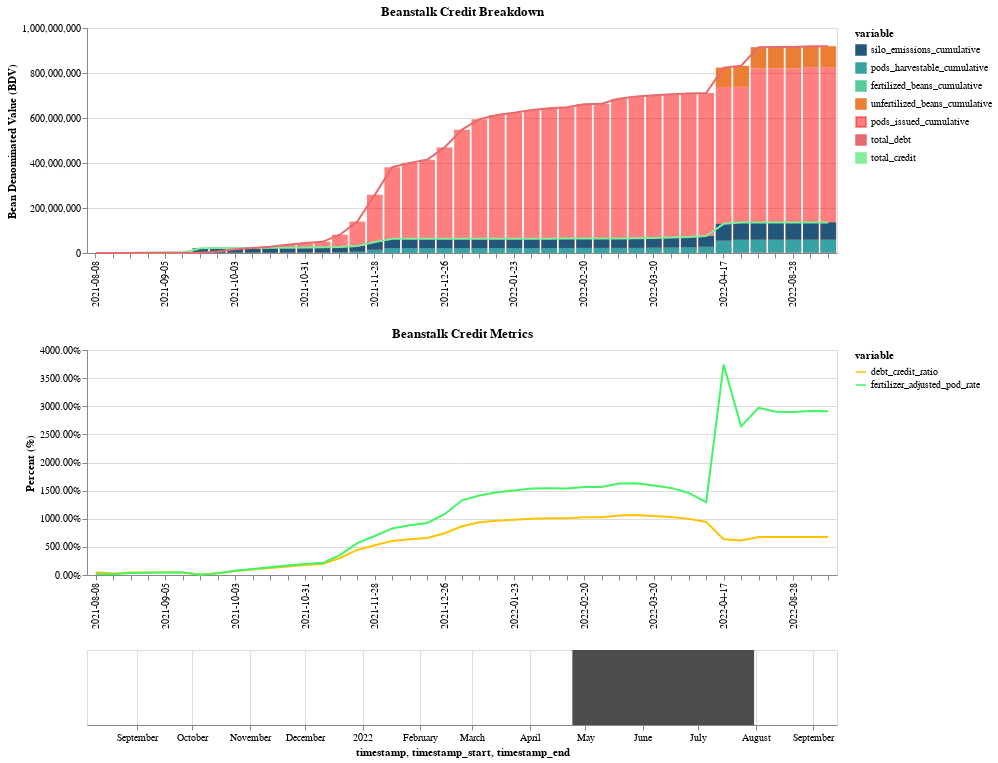

Notebook source saved alongside this figure:
### Code cell
# alt.data_transformers.disable_max_rows()


brush = alt.selection_interval(name="brush", encodings=['x'])
dropdown = alt.binding_select(options=['ym', 'ymd'], name='Aggregation Level')
selection = alt.selection_single(name="agglevel", fields=['AggLevel'], bind=dropdown, init={"AggLevel": 'ymd'})
selection_rule = alt.selection_single(
    fields=['tstamp'], nearest=True, on='mouseover', empty='none', clear='mouseout'
)
colors = {
    'fertilized_beans_cumulative': '#57cc99', # green   
    'unfertilized_beans_cumulative': "#eb7d34", # orange 
    'pods_harvestable_cumulative': '#38a3a5', # mid blue 
    'silo_emissions_cumulative': '#22577a', # navy blue 
    'pods_issued_cumulative': 'rgba(255, 0, 0, 0.5)', # transparent red  
    'total_debt': '#e56b6f', # pastel red 
    'total_credit': '#80ed99', # mint green 
    'debt_credit_ratio': '#ffc300', # gold 
    'fertilizer_adjusted_pod_rate': '#42f563' # green idk 
}
format_decimal = ",d"
format_percent = ".2%"
tooltip_formats = {
    'fertilized_beans_cumulative': format_decimal,
    'unfertilized_beans_cumulative': format_decimal,
    'pods_harvestable_cumulative': format_decimal,
    'silo_emissions_cumulative': format_decimal,
    'pods_issued_cumulative': format_decimal,
    'total_debt': format_decimal,
    'total_credit': format_decimal,
    'debt_credit_ratio': format_percent, 
    'fertilizer_adjusted_pod_rate': format_percent,
}
assert set(colors.keys()) == set(metrics)
assert set(tooltip_formats.keys()) == set(metrics)

# ngl I popped off on this one 
stack_order_expr = (
    # creates numeric stack order key encoding both x position and order of stacked area labels into single value 
    ' '.join(
        [
            f"datum.variable === '{m}' ? {i} : " 
            for i, m in enumerate(reversed(metrics))
        ]
    ) 
    + str(len(metrics))
)
stack_order_expr = f'time(datum.tstamp) + ({stack_order_expr})'

base = alt.Chart(source).properties(
    height=225, width=750
).transform_filter(
    brush 
).transform_timeunit(
    ymd="yearmonthdate(timestamp)", 
    ym="yearmonth(timestamp)", 
).transform_calculate(
    tstamp="datum[agglevel.AggLevel]", 
).transform_aggregate(
    groupby=["tstamp", 'variable'], 
    rvalue='max(value)'
).transform_calculate(
    stack_order=stack_order_expr, 
).encode(
    x=alt.X(
        "tstamp:O", 
        axis=alt.Axis(
            formatType="time", 
            labelExpr="timeFormat(toDate(datum.value), '%Y-%m-%d')", 
            labelOverlap=True, 
            labelSeparation=25, 
            title=None
        ), 
    ),   
)
base_bdv = base.encode(
    y=alt.Y("rvalue:Q", axis=alt.Axis(title="Bean Denominated Value (BDV)")),
    color=alt.Color(
        "variable:N", 
        scale=alt.Scale(
            domain=metrics_credit + metrics_debt + metrics_credit_debt_aggregate, 
            range=[colors[m] for m in metrics_credit + metrics_debt + metrics_credit_debt_aggregate]
        ),
    ),
    order=alt.Order('stack_order:Q', sort='ascending')
)
base_ratio = base.encode(
    y=alt.Y("rvalue:Q", axis=alt.Axis(title="Percent (%)", format=".2%")),
    color=alt.Color(
        "variable:N", 
        scale=alt.Scale(
            domain=metrics_meta, range=[colors[m] for m in metrics_meta]
        ),
    ),
)
rule = base.transform_pivot(
    'variable', value='rvalue', groupby=['tstamp']
).mark_rule(opacity=0).encode(
    tooltip=[alt.Tooltip(f'{m}:Q', format=tooltip_formats[m]) for m in metrics] 
).add_selection(selection_rule)

credit = base_bdv.mark_bar().transform_filter(
    condition_union("==", "|", metrics_credit)
)
debt = base_bdv.mark_bar().transform_filter(
    condition_union("==", "|", metrics_debt)
)
lines_debt_credit = base_bdv.mark_line().transform_filter(
    condition_union('==', '|', metrics_credit_debt_aggregate)
)
line_ratio = base_ratio.mark_line().transform_filter(
    condition_union('==', '|', metrics_meta)
)

time_axis = alt.Chart(
    source[['timestamp']]
).mark_bar(opacity=0).encode(
    x='timestamp:T'
)
time_exploit_rect = alt.Chart(
    pd.DataFrame([{"timestamp_start": timestamp_exploit, "timestamp_end": timestamp_replant}])
).mark_rect().encode(
    x="timestamp_start:T", 
    x2="timestamp_end:T",
    color=alt.value('#4d4d4d')
)
# time_exploit_text = alt.Chart(
#     pd.DataFrame([{"timestamp": timestamp_exploit + timestamp_replant}])
# )

c = (
    alt.vconcat(
        alt.layer(debt, credit, lines_debt_credit, rule).properties(title="Beanstalk Credit Breakdown"),
        line_ratio.properties(title="Beanstalk Credit Metrics")
    ).resolve_legend(
        color="independent", 
    ).resolve_axis(
        y="independent"
    ).resolve_scale(
        y="independent", color="independent"
    ).add_selection(
        selection,
    ) 
    & alt.layer(
        time_axis + time_exploit_rect
    ).add_selection(
        brush
    ).properties(
        height=75, width=750,
    )
)
c

### Figure 1 — Vega-Lite specification as saved in the notebook (floating-point values rounded to 4 significant figures; data arrays with more than 128 entries replaced by an {"elided": "..."} marker saying what was removed)
{"config": {"view": {"continuousWidth": 400, "continuousHeight": 300}}, "vconcat": [{"layer": [{"mark": "bar", "encoding": {"color": {"field": "variable", "scale": {"domain": ["silo_emissions_cumulative", "pods_harvestable_cumulative", "fertilized_beans_cumulative", "unfertilized_beans_cumulative", "pods_issued_cumulative", "total_debt", "total_credit"], "range": ["#22577a", "#38a3a5", "#57cc99", "#eb7d34", "rgba(255, 0, 0, 0.5)", "#e56b6f", "#80ed99"]}, "type": "nominal"}, "order": {"field": "stack_order", "sort": "ascending", "type": "quantitative"}, "x": {"axis": {"formatType": "time", "labelExpr": "timeFormat(toDate(datum.value), '%Y-%m-%d')", "labelOverlap": true, "labelSeparation": 25, "title": null}, "field": "tstamp", "type": "ordinal"}, "y": {"axis": {"title": "Bean Denominated Value (BDV)"}, "field": "rvalue", "type": "quantitative"}}, "height": 225, "selection": {"agglevel": {"type": "single", "fields": ["AggLevel"], "bind": {"input": "select", "options": ["ym", "ymd"], "name": "Aggregation Level"}, "init": {"AggLevel": "ymd"}}}, "transform": [{"filter": {"selection": "brush"}}, {"field": "timestamp", "timeUnit": "yearmonthdate", "as": "ymd"}, {"field": "timestamp", "timeUnit": "yearmonth", "as": "ym"}, {"calculate": "datum[agglevel.AggLevel]", "as": "tstamp"}, {"aggregate": [{"op": "max", "field": "value", "as": "rvalue"}], "groupby": ["tstamp", "variable"]}, {"calculate": "time(datum.tstamp) + (datum.variable === 'fertilizer_adjusted_pod_rate' ? 0 :  datum.variable === 'debt_credit_ratio' ? 1 :  datum.variable === 'total_credit' ? 2 :  datum.variable === 'total_debt' ? 3 :  datum.variable === 'pods_issued_cumulative' ? 4 :  datum.variable === 'unfertilized_beans_cumulative' ? 5 :  datum.variable === 'fertilized_beans_cumulative' ? 6 :  datum.variable === 'pods_harvestable_cumulative' ? 7 :  datum.variable === 'silo_emissions_cumulative' ? 8 : 9)", "as": "stack_order"}, {"filter": "datum.variable == 'unfertilized_beans_cumulative' | datum.variable == 'pods_issued_cumulative'"}], "width": 750}, {"mark": "bar", "encoding": {"color": {"field": "variable", "scale": {"domain": ["silo_emissions_cumulative", "pods_harvestable_cumulative", "fertilized_beans_cumulative", "unfertilized_beans_cumulative", "pods_issued_cumulative", "total_debt", "total_credit"], "range": ["#22577a", "#38a3a5", "#57cc99", "#eb7d34", "rgba(255, 0, 0, 0.5)", "#e56b6f", "#80ed99"]}, "type": "nominal"}, "order": {"field": "stack_order", "sort": "ascending", "type": "quantitative"}, "x": {"axis": {"formatType": "time", "labelExpr": "timeFormat(toDate(datum.value), '%Y-%m-%d')", "labelOverlap": true, "labelSeparation": 25, "title": null}, "field": "tstamp", "type": "ordinal"}, "y": {"axis": {"title": "Bean Denominated Value (BDV)"}, "field": "rvalue", "type": "quantitative"}}, "height": 225, "transform": [{"filter": {"selection": "brush"}}, {"field": "timestamp", "timeUnit": "yearmonthdate", "as": "ymd"}, {"field": "timestamp", "timeUnit": "yearmonth", "as": "ym"}, {"calculate": "datum[agglevel.AggLevel]", "as": "tstamp"}, {"aggregate": [{"op": "max", "field": "value", "as": "rvalue"}], "groupby": ["tstamp", "variable"]}, {"calculate": "time(datum.tstamp) + (datum.variable === 'fertilizer_adjusted_pod_rate' ? 0 :  datum.variable === 'debt_credit_ratio' ? 1 :  datum.variable === 'total_credit' ? 2 :  datum.variable === 'total_debt' ? 3 :  datum.variable === 'pods_issued_cumulative' ? 4 :  datum.variable === 'unfertilized_beans_cumulative' ? 5 :  datum.variable === 'fertilized_beans_cumulative' ? 6 :  datum.variable === 'pods_harvestable_cumulative' ? 7 :  datum.variable === 'silo_emissions_cumulative' ? 8 : 9)", "as": "stack_order"}, {"filter": "datum.variable == 'silo_emissions_cumulative' | datum.variable == 'pods_harvestable_cumulative' | datum.variable == 'fertilized_beans_cumulative'"}], "width": 750}, {"mark": "line", "encoding": {"color": {"field": "variable", "scale": {"domain": ["silo_emissions_cumulative", "pods_harvestable_cumulative", "fertilized_beans_cumulative", "unfertilized_beans_cumulative", "pods_issued_cumulative", "total_debt", "total_credit"], "range": ["#22577a", "#38a3a5", "#57cc99", "#eb7d34", "rgba(255, 0, 0, 0.5)", "#e56b6f", "#80ed99"]}, "type": "nominal"}, "order": {"field": "stack_order", "sort": "ascending", "type": "quantitative"}, "x": {"axis": {"formatType": "time", "labelExpr": "timeFormat(toDate(datum.value), '%Y-%m-%d')", "labelOverlap": true, "labelSeparation": 25, "title": null}, "field": "tstamp", "type": "ordinal"}, "y": {"axis": {"title": "Bean Denominated Value (BDV)"}, "field": "rvalue", "type": "quantitative"}}, "height": 225, "transform": [{"filter": {"selection": "brush"}}, {"field": "timestamp", "timeUnit": "yearmonthdate", "as": "ymd"}, {"field": "timestamp", "timeUnit": "yearmonth", "as": "ym"}, {"calculate": "datum[agglevel.AggLevel]", "as": "tstamp"}, {"aggregate": [{"op": "max", "field": "value", "as": "rvalue"}], "groupby": ["tstamp", "variable"]}, {"calculate": "time(datum.tstamp) + (datum.variable === 'fertilizer_adjusted_pod_rate' ? 0 :  datum.variable === 'debt_credit_ratio' ? 1 :  datum.variable === 'total_credit' ? 2 :  datum.variable === 'total_debt' ? 3 :  datum.variable === 'pods_issued_cumulative' ? 4 :  datum.variable === 'unfertilized_beans_cumulative' ? 5 :  datum.variable === 'fertilized_beans_cumulative' ? 6 :  datum.variable === 'pods_harvestable_cumulative' ? 7 :  datum.variable === 'silo_emissions_cumulative' ? 8 : 9)", "as": "stack_order"}, {"filter": "datum.variable == 'total_debt' | datum.variable == 'total_credit'"}], "width": 750}, {"mark": {"type": "rule", "opacity": 0}, "encoding": {"tooltip": [{"field": "silo_emissions_cumulative", "format": ",d", "type": "quantitative"}, {"field": "pods_harvestable_cumulative", "format": ",d", "type": "quantitative"}, {"field": "fertilized_beans_cumulative", "format": ",d", "type": "quantitative"}, {"field": "unfertilized_beans_cumulative", "format": ",d", "type": "quantitative"}, {"field": "pods_issued_cumulative", "format": ",d", "type": "quantitative"}, {"field": "total_debt", "format": ",d", "type": "quantitative"}, {"field": "total_credit", "format": ",d", "type": "quantitative"}, {"field": "debt_credit_ratio", "format": ".2%", "type": "quantitative"}, {"field": "fertilizer_adjusted_pod_rate", "format": ".2%", "type": "quantitative"}], "x": {"axis": {"formatType": "time", "labelExpr": "timeFormat(toDate(datum.value), '%Y-%m-%d')", "labelOverlap": true, "labelSeparation": 25, "title": null}, "field": "tstamp", "type": "ordinal"}}, "height": 225, "selection": {"selector001": {"type": "single", "fields": ["tstamp"], "nearest": true, "on": "mouseover", "empty": "none", "clear": "mouseout"}}, "transform": [{"filter": {"selection": "brush"}}, {"field": "timestamp", "timeUnit": "yearmonthdate", "as": "ymd"}, {"field": "timestamp", "timeUnit": "yearmonth", "as": "ym"}, {"calculate": "datum[agglevel.AggLevel]", "as": "tstamp"}, {"aggregate": [{"op": "max", "field": "value", "as": "rvalue"}], "groupby": ["tstamp", "variable"]}, {"calculate": "time(datum.tstamp) + (datum.variable === 'fertilizer_adjusted_pod_rate' ? 0 :  datum.variable === 'debt_credit_ratio' ? 1 :  datum.variable === 'total_credit' ? 2 :  datum.variable === 'total_debt' ? 3 :  datum.variable === 'pods_issued_cumulative' ? 4 :  datum.variable === 'unfertilized_beans_cumulative' ? 5 :  datum.variable === 'fertilized_beans_cumulative' ? 6 :  datum.variable === 'pods_harvestable_cumulative' ? 7 :  datum.variable === 'silo_emissions_cumulative' ? 8 : 9)", "as": "stack_order"}, {"pivot": "variable", "value": "rvalue", "groupby": ["tstamp"]}], "width": 750}], "title": "Beanstalk Credit Breakdown"}, {"mark": "line", "encoding": {"color": {"field": "variable", "scale": {"domain": ["debt_credit_ratio", "fertilizer_adjusted_pod_rate"], "range": ["#ffc300", "#42f563"]}, "type": "nominal"}, "x": {"axis": {"formatType": "time", "labelExpr": "timeFormat(toDate(datum.value), '%Y-%m-%d')", "labelOverlap": true, "labelSeparation": 25, "title": null}, "field": "tstamp", "type": "ordinal"}, "y": {"axis": {"format": ".2%", "title": "Percent (%)"}, "field": "rvalue", "type": "quantitative"}}, "height": 225, "selection": {"agglevel": {"type": "single", "fields": ["AggLevel"], "bind": {"input": "select", "options": ["ym", "ymd"], "name": "Aggregation Level"}, "init": {"AggLevel": "ymd"}}}, "title": "Beanstalk Credit Metrics", "transform": [{"filter": {"selection": "brush"}}, {"field": "timestamp", "timeUnit": "yearmonthdate", "as": "ymd"}, {"field": "timestamp", "timeUnit": "yearmonth", "as": "ym"}, {"calculate": "datum[agglevel.AggLevel]", "as": "tstamp"}, {"aggregate": [{"op": "max", "field": "value", "as": "rvalue"}], "groupby": ["tstamp", "variable"]}, {"calculate": "time(datum.tstamp) + (datum.variable === 'fertilizer_adjusted_pod_rate' ? 0 :  datum.variable === 'debt_credit_ratio' ? 1 :  datum.variable === 'total_credit' ? 2 :  datum.variable === 'total_debt' ? 3 :  datum.variable === 'pods_issued_cumulative' ? 4 :  datum.variable === 'unfertilized_beans_cumulative' ? 5 :  datum.variable === 'fertilized_beans_cumulative' ? 6 :  datum.variable === 'pods_harvestable_cumulative' ? 7 :  datum.variable === 'silo_emissions_cumulative' ? 8 : 9)", "as": "stack_order"}, {"filter": "datum.variable == 'debt_credit_ratio' | datum.variable == 'fertilizer_adjusted_pod_rate'"}], "width": 750}, {"layer": [{"layer": [{"data": {"name": "data-2cc1a6a5e1e3df17a16664d87d66d18b"}, "mark": {"type": "bar", "opacity": 0}, "encoding": {"x": {"field": "timestamp", "type": "temporal"}}, "selection": {"brush": {"type": "interval", "encodings": ["x"]}}}, {"data": {"name": "data-ece1da9b9bab5aca714417023a40eff1"}, "mark": "rect", "encoding": {"color": {"value": "#4d4d4d"}, "x": {"field": "timestamp_start", "type": "temporal"}, "x2": {"field": "timestamp_end"}}}]}], "height": 75, "width": 750}], "data": {"name": "data-03dcdbcc017c71c73a8bbdf7a3b25e46"}, "resolve": {"axis": {"y": "independent"}, "legend": {"color": "independent"}, "scale": {"color": "independent", "y": "independent"}}, "$schema": "https://vega.github.io/schema/vega-lite/v4.17.0.json", "datasets": {"data-03dcdbcc017c71c73a8bbdf7a3b25e46": {"elided": "387 records"}, "data-2cc1a6a5e1e3df17a16664d87d66d18b": {"elided": "387 records"}, "data-ece1da9b9bab5aca714417023a40eff1": [{"timestamp_start": "2022-04-24T00:00:00", "timestamp_end": "2022-07-31T00:00:00"}]}}
